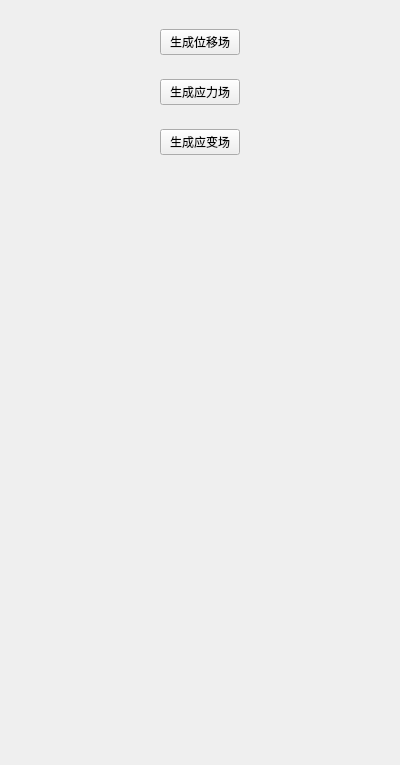
<?xml version="1.0" encoding="UTF-8"?>
<ui version="4.0">
 <class>Finite3D_ResultView</class>
 <widget class="QWidget" name="Finite3D_ResultView">
  <property name="geometry">
   <rect>
    <x>0</x>
    <y>0</y>
    <width>400</width>
    <height>765</height>
   </rect>
  </property>
  <property name="windowTitle">
   <string>Form</string>
  </property>
  <layout class="QHBoxLayout" name="horizontalLayout_4">
   <item>
    <spacer name="horizontalSpacer_7">
     <property name="orientation">
      <enum>Qt::Horizontal</enum>
     </property>
     <property name="sizeHint" stdset="0">
      <size>
       <width>81</width>
       <height>20</height>
      </size>
     </property>
    </spacer>
   </item>
   <item>
    <widget class="QWidget" name="widget" native="true">
     <layout class="QVBoxLayout" name="verticalLayout">
      <item>
       <widget class="QWidget" name="widget_2" native="true">
        <layout class="QHBoxLayout" name="horizontalLayout">
         <item>
          <spacer name="horizontalSpacer">
           <property name="orientation">
            <enum>Qt::Horizontal</enum>
           </property>
           <property name="sizeHint" stdset="0">
            <size>
             <width>40</width>
             <height>20</height>
            </size>
           </property>
          </spacer>
         </item>
         <item>
          <widget class="QPushButton" name="pushButton_GeneDisplaceField">
           <property name="text">
            <string>生成位移场</string>
           </property>
          </widget>
         </item>
         <item>
          <spacer name="horizontalSpacer_2">
           <property name="orientation">
            <enum>Qt::Horizontal</enum>
           </property>
           <property name="sizeHint" stdset="0">
            <size>
             <width>40</width>
             <height>20</height>
            </size>
           </property>
          </spacer>
         </item>
        </layout>
       </widget>
      </item>
      <item>
       <widget class="QWidget" name="widget_3" native="true">
        <layout class="QHBoxLayout" name="horizontalLayout_2">
         <item>
          <spacer name="horizontalSpacer_3">
           <property name="orientation">
            <enum>Qt::Horizontal</enum>
           </property>
           <property name="sizeHint" stdset="0">
            <size>
             <width>40</width>
             <height>20</height>
            </size>
           </property>
          </spacer>
         </item>
         <item>
          <widget class="QPushButton" name="pushButton_GeneStressField">
           <property name="text">
            <string>生成应力场</string>
           </property>
          </widget>
         </item>
         <item>
          <spacer name="horizontalSpacer_4">
           <property name="orientation">
            <enum>Qt::Horizontal</enum>
           </property>
           <property name="sizeHint" stdset="0">
            <size>
             <width>40</width>
             <height>20</height>
            </size>
           </property>
          </spacer>
         </item>
        </layout>
       </widget>
      </item>
      <item>
       <widget class="QWidget" name="widget_4" native="true">
        <layout class="QHBoxLayout" name="horizontalLayout_3">
         <item>
          <spacer name="horizontalSpacer_5">
           <property name="orientation">
            <enum>Qt::Horizontal</enum>
           </property>
           <property name="sizeHint" stdset="0">
            <size>
             <width>40</width>
             <height>20</height>
            </size>
           </property>
          </spacer>
         </item>
         <item>
          <widget class="QPushButton" name="pushButton_GeneStrainField">
           <property name="text">
            <string>生成应变场</string>
           </property>
          </widget>
         </item>
         <item>
          <spacer name="horizontalSpacer_6">
           <property name="orientation">
            <enum>Qt::Horizontal</enum>
           </property>
           <property name="sizeHint" stdset="0">
            <size>
             <width>40</width>
             <height>20</height>
            </size>
           </property>
          </spacer>
         </item>
        </layout>
       </widget>
      </item>
      <item>
       <spacer name="verticalSpacer">
        <property name="orientation">
         <enum>Qt::Vertical</enum>
        </property>
        <property name="sizeHint" stdset="0">
         <size>
          <width>20</width>
          <height>426</height>
         </size>
        </property>
       </spacer>
      </item>
     </layout>
    </widget>
   </item>
   <item>
    <spacer name="horizontalSpacer_8">
     <property name="orientation">
      <enum>Qt::Horizontal</enum>
     </property>
     <property name="sizeHint" stdset="0">
      <size>
       <width>80</width>
       <height>20</height>
      </size>
     </property>
    </spacer>
   </item>
  </layout>
 </widget>
 <resources/>
 <connections/>
</ui>
